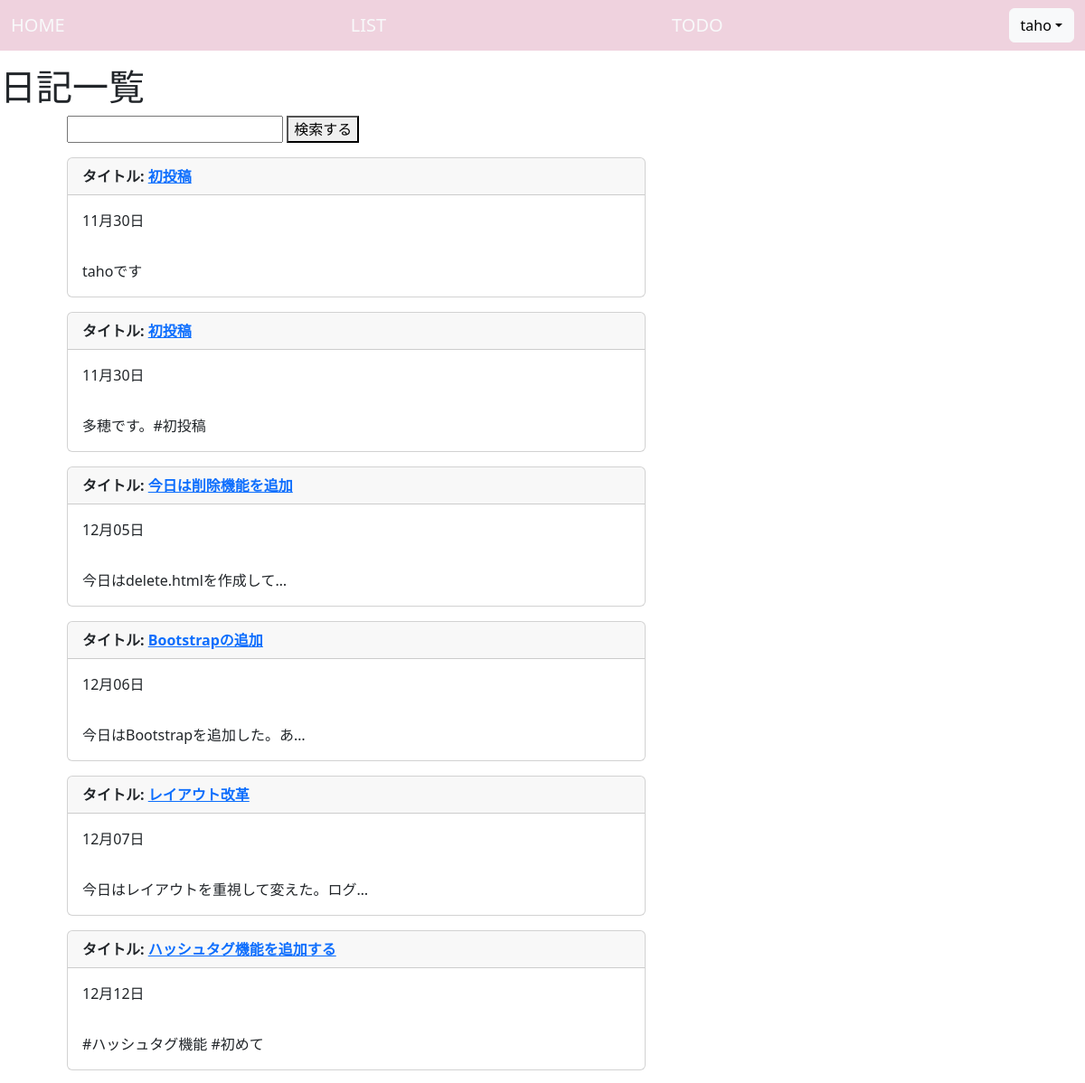
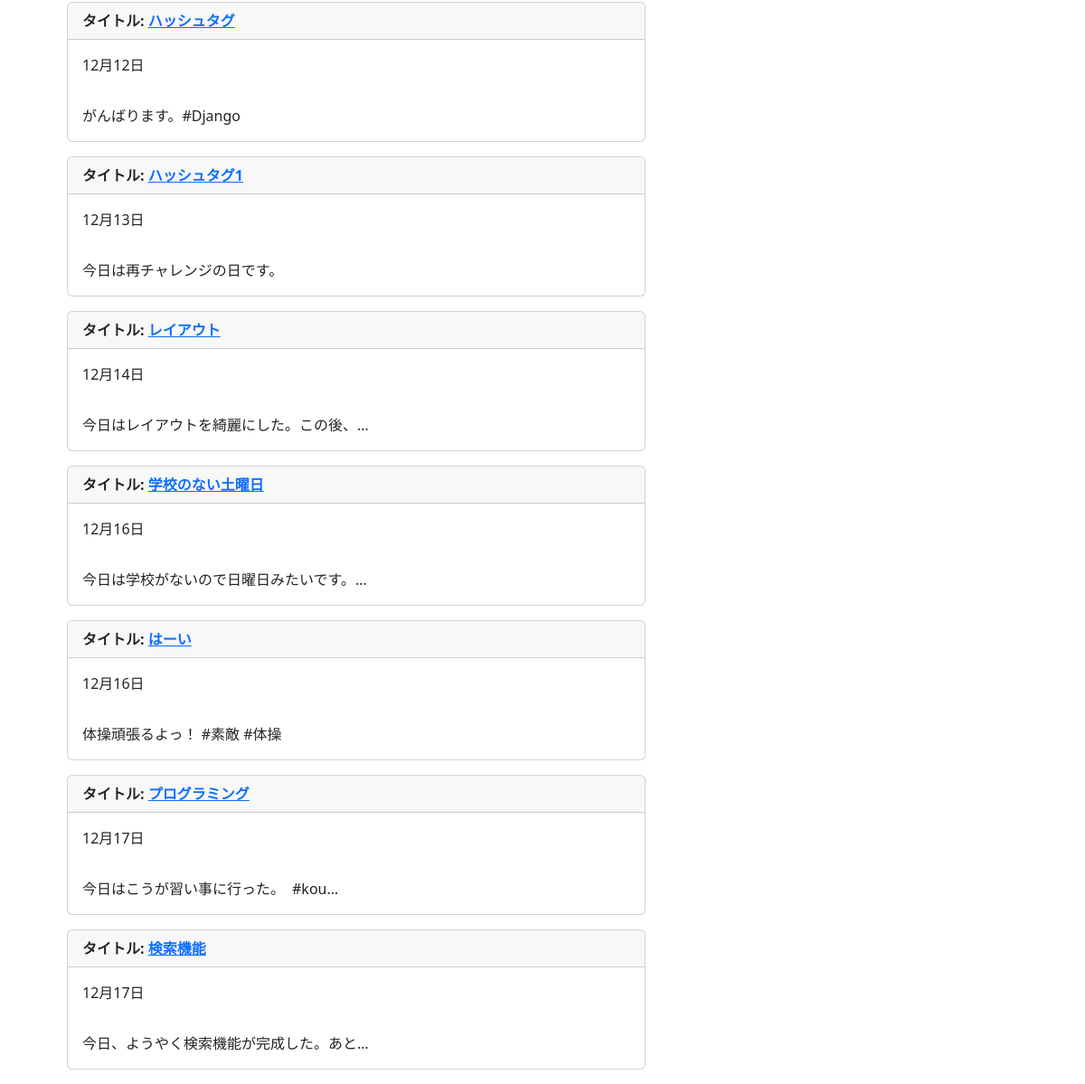
Screenshot of /spdiary/list/ (signed in) with the database file from the repository (2 pictures, top to bottom).
### spdiary/models.py (models this page shows, shortened)
class Diary(models.Model):
    id = models.UUIDField(primary_key=True, default=uuid.uuid4, editable=False)#自動でつく
    date = models.DateField(verbose_name='日付', default=timezone.now)#日付
    title = models.CharField(verbose_name='タイトル', max_length=40)#日付のタイトル
    text = models.CharField(verbose_name='本文', max_length=200)#日付の本文
    created_at = models.DateTimeField(verbose_name='作成日時', default=timezone.now)#作成日時
    updated_at = models.DateTimeField(verbose_name='編集日時', blank=True, null=True)#編集日時
    tagname = models.CharField(verbose_name='タグ', max_length=40,null=True,blank=True)#タグを書くスペース
    tag = models.ManyToManyField(Tag)

### spdiary/views.py (the view)
# urls.py: path('list/', DiaryListView.as_view(), name='list'),
class DiaryListView(LoginRequiredMixin,generic.ListView):
    template_name = 'list.html'
    model = Diary#Diaryモデルを指定している
    def get_queryset(self):
        tag = self.request.GET.get('tag')
        if tag:
            list = Diary.objects.filter(
                tag__name__icontains=tag)
        else:
            list = Diary.objects.all()
        return list

### templates/list.html (shortened to what this page needs)
{% extends './base.html' %}
{% block content %}
<body>
<h1>日記一覧</h1>
<div class="container">
    <form action="" method="get">
    <ul>
      <input name="tag" value="{{ request.GET.tag }}" type="text" />
      <button type="submit">検索する</button>
    </form>
    {% for diary in diary_list %}
    <div class="card my-3" style="width: 40rem;">
        <div class="card-header"><strong>タイトル: <a href="{% url 'spdiary:detail' diary.id %}">{{diary.title}}</a></strong></div>
            <div class="card-body">{{ diary.date|date:" m月d日" }}</div>
            <div class="card-body">{{ diary.text|truncatechars_html:20|linebreaksbr}}</div>
    </div>
    {% endfor %}
</div>
</body>
{% endblock %}

### templates/base.html (shortened to what this page needs)
<!DOCTYPE html>
{% load django_bootstrap5 %}
{% bootstrap_css %}
<html lang="ja">
<head>
</head>
<body style="padding-top: 4.5rem;">
    <div class='fixed-top'>
    <nav class=" navbar navbar-primary">
        <div class="container-fluid">
            <a class="navbar-brand text-light" href="{% url 'spdiary:index' %}">HOME</a>
            <div class="navbar-nav">
            <a class="navbar-brand text-light" href="{% url 'spdiary:list' %}">LIST</a>
            </div>
            <div class="navbar-nav">
            <a class="navbar-brand text-light" href="{% url 'spdiary:listpage' %}">TODO</a>
            </div>
            <ul class="navbar-nav mr-md-2">
                {% if user.is_authenticated %}
                <a class="btn btn-light dropdown-toggle" href="#" id="navbarDropdown" role="button" data-bs-toggle="dropdown" aria-expanded="false">{{ user.username }}</a>
                {% else %}
                <a class="btn btn-outline-light btn-light" href="{% url 'spdiary:login' %}">ログインする</a></li>
                {% endif %}
            </ul>
        </div>
    </nav>
    </div>
    {% block content %}
    {% endblock %}
</body>
</html>

### templates/base.html (style rules this page uses)
.navbar { background-color: #efd2de; }

### rows the page displays
Diary: title "初投稿", date "11月30日", text "tahoです"
Diary: title "初投稿", date "11月30日", text "多穂です。#初投稿"
Diary: title "今日は削除機能を追加", date "12月05日", text "今日はdelete.htmlを作成して…"
Diary: title "Bootstrapの追加", date "12月06日", text "今日はBootstrapを追加した。あ…"
Diary: title "レイアウト改革", date "12月07日", text "今日はレイアウトを重視して変えた。ログ…"
Diary: title "ハッシュタグ機能を追加する", date "12月12日", text "#ハッシュタグ機能 #初めて"
Diary: title "ハッシュタグ", date "12月12日", text "がんばります。#Django"
Diary: title "ハッシュタグ1", date "12月13日", text "今日は再チャレンジの日です。"
Diary: title "レイアウト", date "12月14日", text "今日はレイアウトを綺麗にした。この後、…"
Diary: title "学校のない土曜日", date "12月16日", text "今日は学校がないので日曜日みたいです。…"
Diary: title "はーい", date "12月16日", text "体操頑張るよっ！ #素敵 #体操"
Diary: title "プログラミング", date "12月17日", text "今日はこうが習い事に行った。 #kou…"
Diary: title "検索機能", date "12月17日", text "今日、ようやく検索機能が完成した。あと…"

### other values shown
{{ user.username }} "taho"
